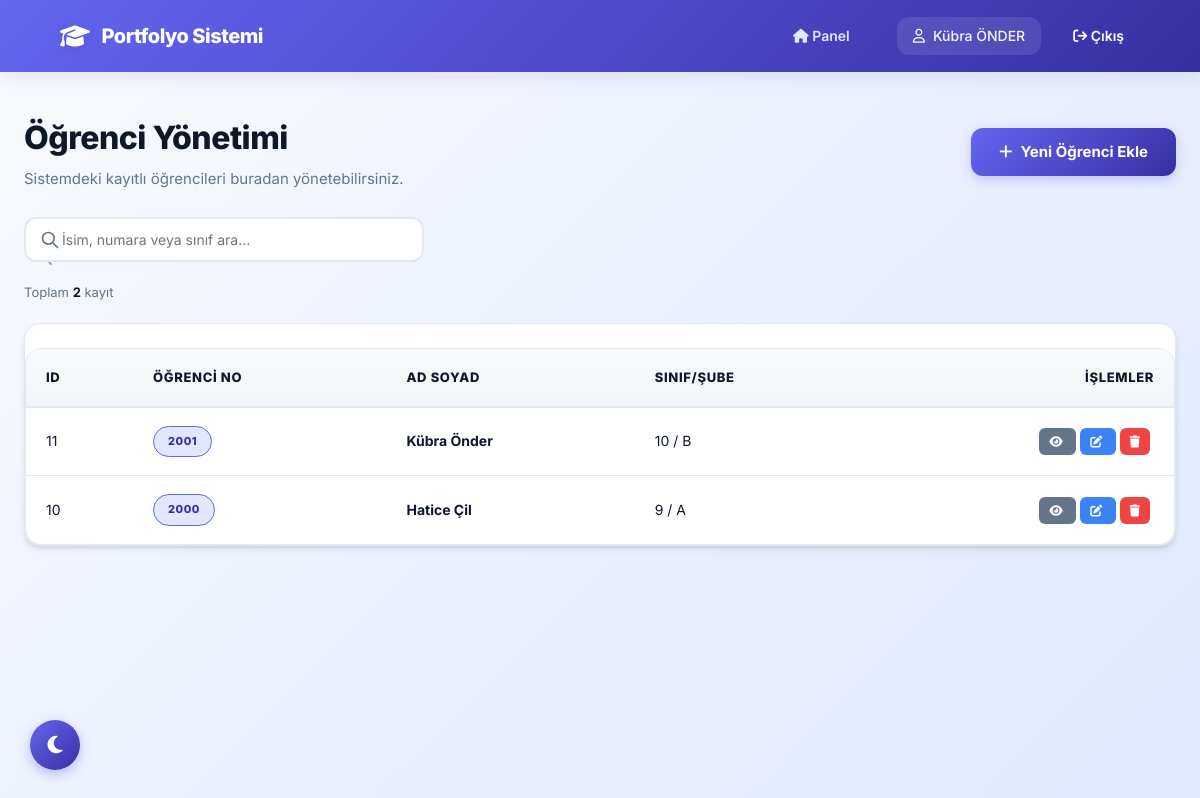
Page /ogrenciler.php (signed in) on the committed database.
### tables this page shows
CREATE TABLE `ogrenciler` (
  `id` int(11) NOT NULL,
  `ogr_no` varchar(20) NOT NULL,
  `ad` varchar(50) NOT NULL,
  `soyad` varchar(50) NOT NULL,
  `sinif` varchar(10) DEFAULT NULL,
  `sube` varchar(5) DEFAULT NULL,
  `dogum_tarihi` date DEFAULT NULL,
  `veli_user_id` int(11) DEFAULT NULL,
  `rehber_user_id` int(11) DEFAULT NULL,
  `created_at` timestamp NOT NULL DEFAULT current_timestamp()
);

### functions.php (called while the page is built, shortened)
<?php
function currentUserName(): string
{
      return $_SESSION['ad_soyad'] ?? '';
}

### ogrenciler.php (the view, shortened to what this page needs)
<?php
require_once 'functions.php';
$stmt = $pdo->query("SELECT * FROM ogrenciler ORDER BY id DESC");
$ogrenciler = $stmt->fetchAll();
?>
<!DOCTYPE html>
<html lang="tr">
<head>
      <link rel="stylesheet" href="https://cdnjs.cloudflare.com/ajax/libs/font-awesome/6.4.0/css/all.min.css">
      <link rel="stylesheet" href="style.css">
</head>
<body>
      <header class="topbar">
            <div class="logo">
                  <i class="fa-solid fa-graduation-cap"></i> Portfolyo Sistemi
            </div>
            <div class="user-info">
                  <a href="index.php" style="margin-right: 15px; color: #e0e7ff;">
                        <i class="fa-solid fa-house"></i> Panel
                  </a>
                  <span>
                        <i class="fa-regular fa-user"></i> <?= htmlspecialchars(currentUserName()); ?>
                  </span>
                  <a href="logout.php"><i class="fa-solid fa-arrow-right-from-bracket"></i> Çıkış</a>
            </div>
      </header>
      <main class="main-content">
            <div class="page-header-flex">
                  <div>
                        <h1>Öğrenci Yönetimi</h1>
                        <p>Sistemdeki kayıtlı öğrencileri buradan yönetebilirsiniz.</p>
                  </div>
                  <a href="ogrenci_ekle.php" class="btn">
                        <i class="fa-solid fa-plus"></i> Yeni Öğrenci Ekle
                  </a>
            </div>
            <div style="margin-bottom: 15px; position: relative; max-width: 400px;">
                  <input type="text" id="tableSearch" placeholder="İsim, numara veya sınıf ara..." style="padding-left: 36px; width: 100%;">
            </div>
            <div class="card" style="padding: 0; overflow: hidden;">
                  <table cellpadding="0" cellspacing="0">
                        <thead>
                              <tr>
                                    <th>ID</th>
                                    <th>Öğrenci No</th>
                                    <th>Ad Soyad</th>
                                    <th>Sınıf/Şube</th>
                                    <th style="text-align: right;">İşlemler</th>
                              </tr>
                        </thead>
                        <tbody>
                              <?php foreach ($ogrenciler as $o): ?>
                                    <tr class="hover-row">
                                          <td><?= $o['id'] ?></td>
                                          <td><span class="badge badge-blue"><?= htmlspecialchars($o['ogr_no']) ?></span></td>
                                          <td><strong><?= htmlspecialchars($o['ad'] . ' ' . $o['soyad']) ?></strong></td>
                                          <td><?= htmlspecialchars($o['sinif'] . ' / ' . $o['sube']) ?></td>
                                          <td style="text-align: right;">
                                                <a href="ogrenci_portfolyo.php?ogrenci_id=<?= $o['id'] ?>" class="action-btn" style="background:#64748b;" title="Portfolyo Görüntüle">
                                                      <i class="fa-solid fa-eye"></i>
                                                </a>
                                                <a href="ogrenci_duzenle.php?id=<?= $o['id'] ?>" class="action-btn btn-edit" title="Düzenle">
                                                      <i class="fa-solid fa-pen-to-square"></i>
                                                </a>
                                                <a href="ogrenci_sil.php?id=<?= $o['id'] ?>" class="action-btn btn-delete" onclick="return confirm('Bu öğrenciyi ve tüm kayıtlarını silmek istediğinize emin misiniz?')" title="Sil">
                                                      <i class="fa-solid fa-trash"></i>
                                                </a>
                                          </td>
                                    </tr>
                              <?php endforeach; ?>
                        </tbody>
                  </table>
            </div>
      </main>
</body>
</html>

### ogrenciler.php (style rules this page uses)
.action-btn { padding: 6px 10px; border-radius: 6px; color: #fff; font-size: 12px; margin-right: 4px; transition: opacity 0.2s; }
.btn-edit { background-color: #3b82f6; }
.btn-delete { background-color: #ef4444; }
.page-header-flex { display: flex; justify-content: space-between; align-items: center; margin-bottom: 20px; }

### rows in the picture
ogrenciler: id "11", ogr_no "2001", ad+soyad "Kübra Önder", sinif+sube "10 / B"
ogrenciler: id "10", ogr_no "2000", ad+soyad "Hatice Çil", sinif+sube "9 / A"

### other values in the picture
currentUserName() "Kübra ÖNDER"
